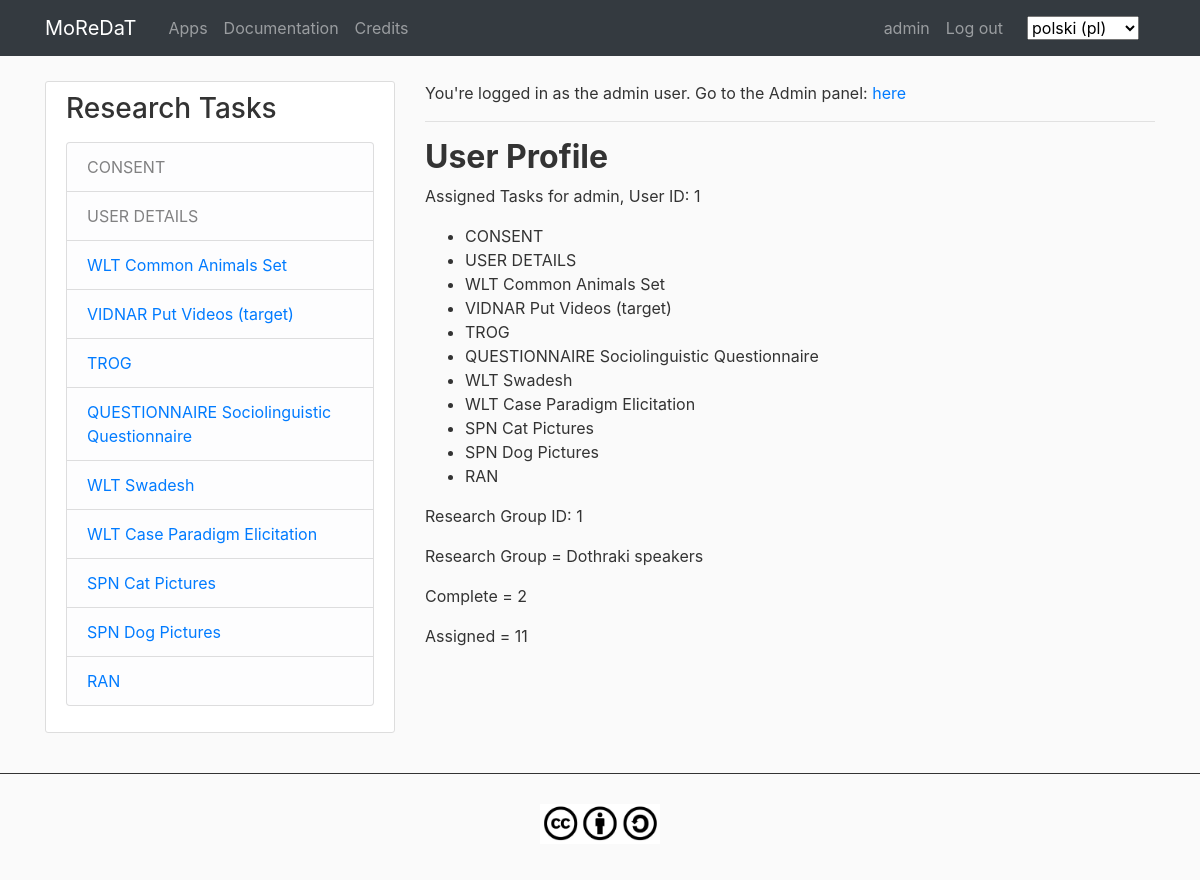
Screenshot of /pl/users/profile/ (signed in) with the database file from the repository.
### users/models.py (models this page shows, shortened)
class AssignedTasks(models.Model):
	user = models.ForeignKey(User, on_delete=models.CASCADE)
	task = models.ForeignKey(Tasks, on_delete=models.CASCADE)
	complete = models.BooleanField(default=False)

class UserDetails(models.Model):
	user = models.OneToOneField(User, on_delete=models.CASCADE, primary_key=True)
	research_group = models.ForeignKey(ResearchGroups, on_delete=models.CASCADE)
	birth_date = models.DateField()
	gender = models.CharField(max_length=100, choices=GENDER_OPTIONS)
	user_bio = tinymce_models.HTMLField(blank=True, default='.')
	profile_pic = ResizedImageField(size=[300,400], quality=100, upload_to="static/users/profile_pictures/", default="static/users/profile_pictures/default.png")

class ResearchGroups(models.Model):
	group_name = models.CharField(max_length=255)
	target_language = models.CharField(max_length=255)
	other_language = models.CharField(max_length=255, blank=True, null=True)
	target_lang_short_name = models.CharField(max_length=10)
	other_langauge_short_name = models.CharField(max_length=10) #langAUge spelled wrong, but ALL references across the project will need to be fixed :|
	description = models.TextField()
	slug = models.SlugField()
	def __str__(self):
		return self.group_name

### main/models.py (models this page shows)
class Tasks(models.Model):
	task = models.CharField(max_length=255)
	url_name = models.CharField(max_length=255)
	app_name = models.CharField(max_length=255)
	model_name = models.CharField(max_length=255)
	url_arg = models.CharField(max_length=255, blank=True, null=True)
	def __str__(self):
		return self.task

### users/views.py (the view)
# urls.py: path('profile/', user_views.profile, name='profile'),
@login_required
def profile(request):
    complete_checker(request.user)
    context = {
        'title': 'MoReDaT Profile'
    }
    return render(request, 'users/profile.html', context)

### main/templatetags/main_custom_tags.py (called while the page is built)
@register.filter
def custom_redir_lang(url_fullpath):
	ls_urls = url_fullpath.split('/')
	del ls_urls[1]
	return '/'.join(ls_urls)

### users/templates/users/profile.html
{% extends "main/main-base.html" %}
{% load i18n %}
{% get_current_language as LANGUAGE_CODE %}
{% load crispy_forms_tags %}
{% load static %}
{% block content %}
	<div class="col-lg-4 col-md-12">
		<div class="content-section">
			<h3>{% translate "Research Tasks" %}</h3>
			<p class="text-muted">
				<ul class="list-group">
					{% if user_consented == False %}
						<li class="list-group-item list-group-item-light"><a href="{% url 'get-consent' %}">{% translate 'Informed Consent' %}</a></li>
					{% else %}
						{% if assigned_tasks %}
							{% for at in assigned_tasks %}
								{% if at.complete %}
									<li class="list-group-item list-group-item-light">{{ at.task }}</li>
								{% else %}
									{% if at.task.url_arg %}
										<li class="list-group-item list-group-item-light"><a href="{% url at.task.url_name at.task.url_arg %}">{{ at.task }}</a></li>
									{% else %}
										<li class="list-group-item list-group-item-light"><a href="{% url at.task.url_name %}">{{ at.task }}</a></li>
									{% endif %}
								{% endif %}
							{% endfor %}
						{% else %}
							<li>No UD</li>
						{% endif %}
					{% endif %}
				</ul>
			</p>
		</div>
	</div>
	<div class="col-lg-8 col-md-12">
		{% if request.user.username == 'admin' %}
			<p>{% translate 'You&#39;re logged in as the admin user. Go to the Admin panel:' %}&nbsp;<a href="/admin/">here</a></p>
			<hr>
		{% endif %}
		<h2>User Profile</h2>
		<p>Assigned Tasks for {{ request.user }}, User ID: {{ request.user.id }}
			<ul>
			{% for task in assigned_tasks %}
				<li>{{ task.task }}</li>
			{% endfor %}
			</ul>
		</p>
		{% if user_details != None %}
			<p>Research Group ID: {{ user_details.research_group_id }}</p>
			<p>Research Group = {{ user_details.research_group }}</p>
		{% else %}
			<p>User must provide details.</p>
		{% endif %}
		<p>Complete = {{ num_completed_tasks }}</p>
		<p>Assigned = {{ num_assigned_tasks }}</p>
	</div>
{% endblock %}

### main/templates/main/main-base.html (shortened to what this page needs)
{% load i18n %}
{% load static %}
{% load crispy_forms_tags %}
{% load main_custom_tags %}
{% get_current_language as LANGUAGE_CODE %}
<!DOCTYPE html>
<html>
	<head>
    	<link rel="stylesheet" href="https://maxcdn.bootstrapcdn.com/bootstrap/4.0.0/css/bootstrap.min.css">
    	<link rel="stylesheet" type="text/css" href="{% static 'main/main.css' %}">
    	<link rel="stylesheet" type="text/css" href="{% static 'documentation/documentation.css' %}">
    	<link rel="stylesheet" type="text/css" href="{% static 'questionnaire/questionnaire.css' %}">
	</head>
	<body>
		<div id="page-container">
			<div id="content-wrapper">
				<header class="site-header">
					<nav class="navbar navbar-expand-lg navbar-dark bg-dark fixed-top">
						<div class="container">
							<a class="navbar-brand mr-4" href="{% url 'HOME' %}">MoReDaT</a>
							<div class="collapse navbar-collapse" id="navbarToggle">
								<div class="navbar-nav mr-auto bg-dark">
									<a class="nav-item nav-link" href="{% url 'home-apps' %}">Apps</a>
									<a class="nav-item nav-link" href="{% url 'documentation_index' %}">Documentation</a>
									<a class="nav-item nav-link" href="{% url 'credits' %}">Credits</a>
								</div>
								<div class="navbar-nav">
			                      	{% if user.is_authenticated %}
					                    <a class="nav-item nav-link" href="{% url 'profile' %}">{{ user.username }}</a>
				                      	<a class="nav-item nav-link" href="{% url 'logout' %}">{% translate "Log out" %}</a>
			                      	{% else %}
			              				<a class="nav-item nav-link" href="{% url 'login' %}">{% translate "Log in" %}</a>
			              				<a class="nav-item nav-link" href="{% url 'register' %}">{% translate "Register" %}</a>
			                      	{% endif%}
			              			<form action="{% url 'set_language' %}" method="post" class="form-inline">{% csrf_token %}
			              				<div class="form-group mx-sm-3 mb-0">
			      	        				<select name="language" id="langselect" onchange="this.form.submit()">
			                            	{% get_current_language as LANGUAGE_CODE %}
			          	    				{% get_available_languages as LANGUAGES %}
			              					{% get_language_info_list for LANGUAGES as languages %}
			              					{% for language in languages %}
			              						<option value="{{ language.code }}" {% if language.code == LANGUAGE_CODE %} selected {% endif %}>
			              							{{ language.name_local }} ({{ language.code }})
			              						</option>
			              					{% endfor %}
			              					</select>
			          					</div>
			              			</form>
			            		</div>
							</div>
						</div>
					</nav>
				</header>
				<main role="main" class="container" id="pageMain">
					<div class="row">
						<div class="col-md-12">
						</div>
					</div>
					<div class="row">
						{% block content %}{% endblock %}
					</div>
				</main>
				<footer>
					<div>
						<p style="text-align:center;"><a href="https://creativecommons.org/licenses/by-sa/4.0/"><img style="margin: 30px;height:40px;" src="{% static 'main/img/cc-by-sa.jpg' %}"></a></p>
					</div>
				</footer>
			</div>
		</div>
	</body>
</html>

### static/main/main.css (style rules this page uses)
body { height: 100%; background: #fafafa; color: #333333; margin-top: 5rem; margin-left: 0; margin-right: 0; }
#page-container { position: relative; min-height: 100vh; }
#content-wrapper { min-height: 100vh; }
#pageMain { min-height: 75vh; text-align: justify; }
.content-section { background: #ffffff; padding: 10px 20px; border: 1px solid #dddddd; border-radius: 3px; margin-bottom: 20px; }
footer { margin-top: 20px; border-top: solid; border-width: thin; }
.list-group-item { text-align: left; }

### static/documentation/documentation.css (style rules this page uses)
h2 { font-weight: bold; }

### rows the page displays
AssignedTasks: task "CONSENT"
AssignedTasks: task "USER DETAILS"
AssignedTasks: task "WLT Common Animals Set"
AssignedTasks: task "VIDNAR Put Videos (target)"
AssignedTasks: task "TROG"
AssignedTasks: task "QUESTIONNAIRE Sociolinguistic Questionnaire"
AssignedTasks: task "WLT Swadesh"
AssignedTasks: task "WLT Case Paradigm Elicitation"
AssignedTasks: task "SPN Cat Pictures"
AssignedTasks: task "SPN Dog Pictures"
AssignedTasks: task "RAN"
UserDetails: research_group_id "1", research_group "Dothraki speakers"

### other values shown
{{ user.username }} "admin"
{{ request.user }} "admin"
{{ request.user.id }} "1"
{{ num_completed_tasks }} "2"
{{ num_assigned_tasks }} "11"
form field language "polski (pl)"
